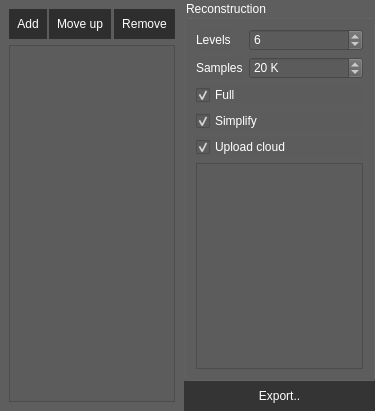
<?xml version="1.0" encoding="UTF-8"?>
<ui version="4.0">
 <class>ExporterWidget</class>
 <widget class="QWidget" name="ExporterWidget">
  <property name="geometry">
   <rect>
    <x>0</x>
    <y>0</y>
    <width>375</width>
    <height>411</height>
   </rect>
  </property>
  <property name="windowTitle">
   <string>Exporter</string>
  </property>
  <property name="styleSheet">
   <string notr="true">*{
	color: white;
}

QWidget { background:rgb(90,90,90,180) }

QPushButton { 
	border: 3px solid rgb(90,90,90,0);
	background:rgb(0,0,0,128);
	padding: 5px;
	font-size: 12px;
}

QPushButton:hover{ background:rgb(255,153,0); border-color:rgb(255,153,0); }
QPushButton:pressed{ background:rgb(255,153,0); border-color:#FFB444; top:2px; }
</string>
  </property>
  <layout class="QGridLayout" name="gridLayout_2">
   <property name="margin">
    <number>0</number>
   </property>
   <property name="spacing">
    <number>0</number>
   </property>
   <item row="0" column="1">
    <layout class="QGridLayout" name="gridLayout">
     <property name="margin">
      <number>0</number>
     </property>
     <property name="spacing">
      <number>0</number>
     </property>
     <item row="0" column="0">
      <widget class="QGroupBox" name="groupBox">
       <property name="title">
        <string>Reconstruction</string>
       </property>
       <property name="flat">
        <bool>true</bool>
       </property>
       <layout class="QFormLayout" name="formLayout">
        <property name="fieldGrowthPolicy">
         <enum>QFormLayout::AllNonFixedFieldsGrow</enum>
        </property>
        <item row="2" column="0">
         <widget class="QLabel" name="label">
          <property name="text">
           <string>Levels</string>
          </property>
         </widget>
        </item>
        <item row="2" column="1">
         <widget class="QSpinBox" name="reconLevels">
          <property name="minimum">
           <number>4</number>
          </property>
          <property name="maximum">
           <number>15</number>
          </property>
          <property name="value">
           <number>6</number>
          </property>
         </widget>
        </item>
        <item row="3" column="0">
         <widget class="QLabel" name="label_2">
          <property name="text">
           <string>Samples</string>
          </property>
         </widget>
        </item>
        <item row="3" column="1">
         <widget class="QSpinBox" name="samplesCount">
          <property name="suffix">
           <string> K</string>
          </property>
          <property name="minimum">
           <number>1</number>
          </property>
          <property name="maximum">
           <number>100</number>
          </property>
          <property name="value">
           <number>20</number>
          </property>
         </widget>
        </item>
        <item row="4" column="0" colspan="2">
         <widget class="QCheckBox" name="isFullRecon">
          <property name="text">
           <string>Full</string>
          </property>
          <property name="checked">
           <bool>true</bool>
          </property>
         </widget>
        </item>
        <item row="5" column="0" colspan="2">
         <widget class="QCheckBox" name="isSimplify">
          <property name="text">
           <string>Simplify</string>
          </property>
          <property name="checked">
           <bool>true</bool>
          </property>
         </widget>
        </item>
        <item row="6" column="0" colspan="2">
         <widget class="QCheckBox" name="isUpload">
          <property name="text">
           <string>Upload cloud</string>
          </property>
          <property name="checked">
           <bool>true</bool>
          </property>
         </widget>
        </item>
        <item row="7" column="0" colspan="2">
         <widget class="QPlainTextEdit" name="log">
          <property name="font">
           <font>
            <pointsize>7</pointsize>
           </font>
          </property>
         </widget>
        </item>
       </layout>
      </widget>
     </item>
    </layout>
   </item>
   <item row="1" column="1">
    <widget class="QPushButton" name="exportButton">
     <property name="text">
      <string>Export..</string>
     </property>
    </widget>
   </item>
   <item row="0" column="0" rowspan="2">
    <widget class="QFrame" name="frame">
     <property name="frameShape">
      <enum>QFrame::NoFrame</enum>
     </property>
     <property name="frameShadow">
      <enum>QFrame::Plain</enum>
     </property>
     <property name="lineWidth">
      <number>0</number>
     </property>
     <layout class="QGridLayout" name="gridLayout_3">
      <item row="1" column="0">
       <widget class="QTableWidget" name="resultsTable">
        <property name="editTriggers">
         <set>QAbstractItemView::NoEditTriggers</set>
        </property>
        <property name="showGrid">
         <bool>false</bool>
        </property>
        <property name="gridStyle">
         <enum>Qt::NoPen</enum>
        </property>
        <property name="columnCount">
         <number>1</number>
        </property>
        <attribute name="horizontalHeaderVisible">
         <bool>false</bool>
        </attribute>
        <column/>
       </widget>
      </item>
      <item row="0" column="0">
       <widget class="QFrame" name="frame_2">
        <property name="frameShape">
         <enum>QFrame::NoFrame</enum>
        </property>
        <property name="frameShadow">
         <enum>QFrame::Plain</enum>
        </property>
        <property name="lineWidth">
         <number>0</number>
        </property>
        <layout class="QGridLayout" name="gridLayout_4">
         <property name="margin">
          <number>0</number>
         </property>
         <property name="spacing">
          <number>0</number>
         </property>
         <item row="0" column="0">
          <widget class="QPushButton" name="addButton">
           <property name="text">
            <string>Add</string>
           </property>
           <property name="icon">
            <iconset resource="resources.qrc">
             <normaloff>:/images/circlePlus.png</normaloff>:/images/circlePlus.png</iconset>
           </property>
          </widget>
         </item>
         <item row="0" column="1">
          <spacer name="horizontalSpacer">
           <property name="orientation">
            <enum>Qt::Horizontal</enum>
           </property>
           <property name="sizeHint" stdset="0">
            <size>
             <width>40</width>
             <height>20</height>
            </size>
           </property>
          </spacer>
         </item>
         <item row="0" column="2">
          <widget class="QPushButton" name="moveUpButton">
           <property name="text">
            <string>Move up</string>
           </property>
           <property name="icon">
            <iconset resource="resources.qrc">
             <normaloff>:/images/circleUp.png</normaloff>:/images/circleUp.png</iconset>
           </property>
          </widget>
         </item>
         <item row="0" column="3">
          <spacer name="horizontalSpacer_2">
           <property name="orientation">
            <enum>Qt::Horizontal</enum>
           </property>
           <property name="sizeHint" stdset="0">
            <size>
             <width>40</width>
             <height>20</height>
            </size>
           </property>
          </spacer>
         </item>
         <item row="0" column="4">
          <widget class="QPushButton" name="removeButton">
           <property name="text">
            <string>Remove</string>
           </property>
           <property name="icon">
            <iconset resource="resources.qrc">
             <normaloff>:/images/circleX.png</normaloff>:/images/circleX.png</iconset>
           </property>
          </widget>
         </item>
        </layout>
       </widget>
      </item>
     </layout>
    </widget>
   </item>
  </layout>
 </widget>
 <resources>
  <include location="resources.qrc"/>
 </resources>
 <connections/>
</ui>
